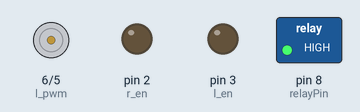
Simulated run of this sketch. Board: Arduino Uno, built with avr-gcc and run on an emulated ATmega328P. Parts: motor-driver pin pairs drawn as motors (green arrow = first pin HIGH = forward, orange = second pin HIGH = backward, longer = more drive), switched loads named in the sketch (green lamp = pin HIGH), output pins drawn as LEDs (lit = HIGH). At 20.8 s the program stops and its outputs stay as they are.

Above: at 0.1 s.
At 5.1 s:
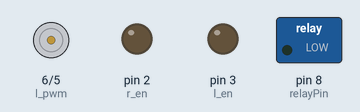
At 15.1 s:
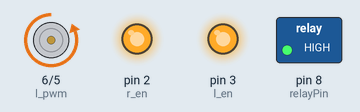
At 20.2 s:
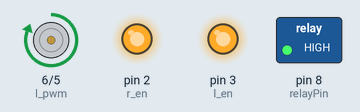
At 20.8 s:
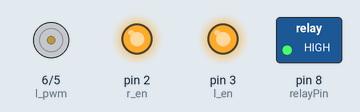
Timing chart, 0 to 22.3 s (numbered marks = the images above):
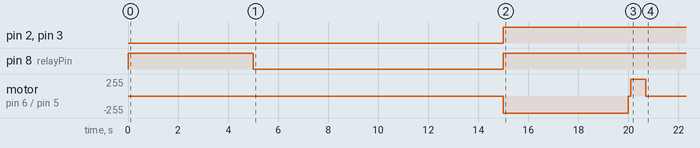

Measured:
- by itself, pin 2 (r_en), pin 3 (l_en): LOW → HIGH at 15.0 s
- by itself, pin 8 (relayPin): HIGH → LOW at 5.0 s, → HIGH 10.0 s later
- by itself, motor on pin 6 (l_pwm) / pin 5 (r_pwm): stopped → backward 255/255 at 15.0 s, → stopped 5.0 s later, → forward 255/255 0.10 s later, → stopped 0.60 s later

The sketch:

GAZ_ve_FREN.ino
```cpp
const int relayPin = 8;  // Röle modülünün IN4 pininin bağlandığı dijital pin
int r_en = 2;
int l_en = 3;
int r_pwm = 5;
int l_pwm = 6;

const unsigned long HALF_OPEN_DURATION = 600; // 5 saniye (yarı açık)
const unsigned long FULL_OPEN_DURATION = 5000; // 10 saniye (tam açık)

void setup() {
  pinMode(relayPin, OUTPUT);  // Röle pinini çıkış olarak ayarla
  digitalWrite(relayPin, HIGH);  // Başlangıçta röleyi kapalı tut (motor çalışmaz)
  pinMode(r_en, OUTPUT);
  pinMode(l_en, OUTPUT);
  pinMode(r_pwm, OUTPUT);
  pinMode(l_pwm, OUTPUT);
}

void loop() {


  loopbldc();

  // Aktüatörü tamamen kapat
  closeActuator();
  halfOpenActuator();
  // Aktüatörü yarı aç
  // Sonsuz döngüde bekleyin, böylece loop() bir daha çalışmaz
  while (true) {
    // Do nothing, infinite loop to stop further execution
  }
}

void closeActuator() {
  // Motorları etkinleştir
  digitalWrite(r_en, HIGH);
  digitalWrite(l_en, HIGH);

  // Geri hareket ettir (kapat)
  analogWrite(r_pwm, 255);
  analogWrite(l_pwm, 0); // Maksimum hızda geri

  // Tam kapanması için bekle
  delay(FULL_OPEN_DURATION);

  // Motorları durdur
  analogWrite(r_pwm, 0);
  analogWrite(l_pwm, 0);
  delay(100);

  // Motorları devre dışı bırak
  digitalWrite(r_en, LOW);
  digitalWrite(l_en, LOW);

}

void halfOpenActuator() {
  // Motorları etkinleştir
  digitalWrite(r_en, HIGH);
  digitalWrite(l_en, HIGH);

  // İleri hareket ettir (yarı açık)
  analogWrite(r_pwm, 0); // Maksimum hızda ileri
  analogWrite(l_pwm, 255);

  // Yarı açık konuma gelmesi için bekle
  delay(HALF_OPEN_DURATION);

  // Motorları durdur
  analogWrite(r_pwm, 0);
  analogWrite(l_pwm, 0);
  delay(100);
}

void loopbldc() {
  // delay(2000);  // Başlangıçta 2 saniye bekle (isteğe bağlı)
  delay(5000);
  digitalWrite(relayPin, LOW);  // Röleyi aç (motoru çalıştır)
  delay(10000);  // Motoru 10 saniye çalıştır
  digitalWrite(relayPin, HIGH);  // Röleyi kapat (motoru durdur)
}
```
